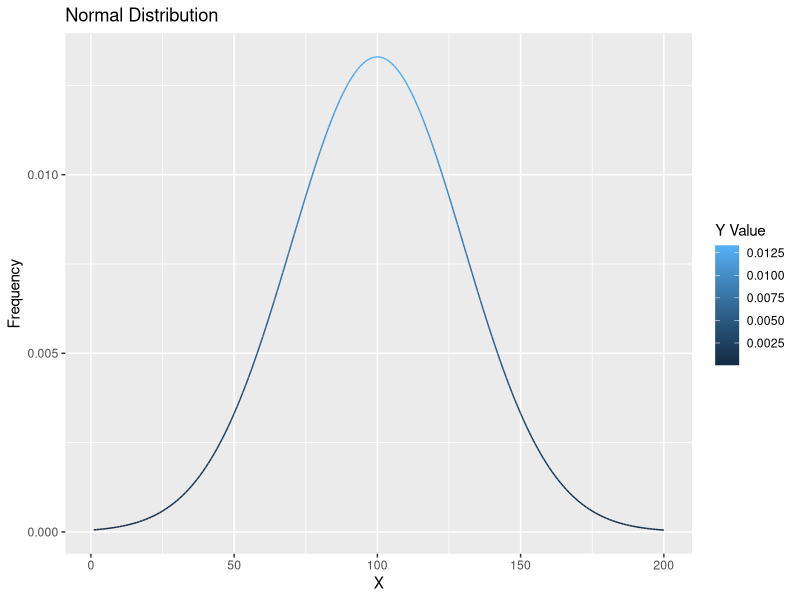

Recreate this plot in R.
library(ggplot2)

my_data <- dnorm(1:200,100,30)
df <- data.frame(
    Xval = c(1:length((my_data))),
    Yval = my_data)

print(head(df))


plot <- ggplot(data = df, aes(x = Xval, y = Yval)) + 
  geom_line(aes(color = Yval))+
  labs(title = "Normal Distribution", x = "X", y = "Frequency", color = "Y Value")

show(plot)